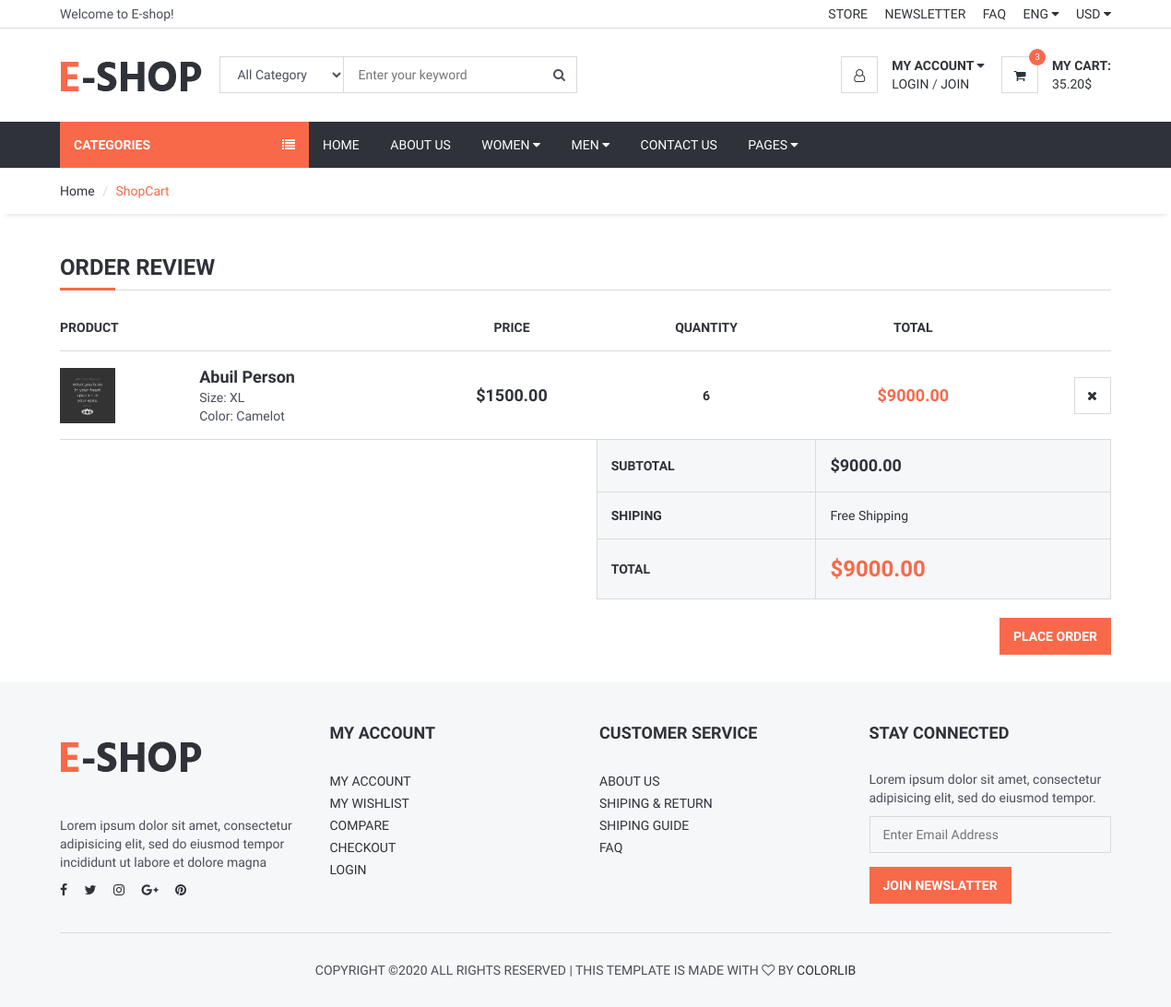
Before: /order/shopcart (signed in) with the older database file.
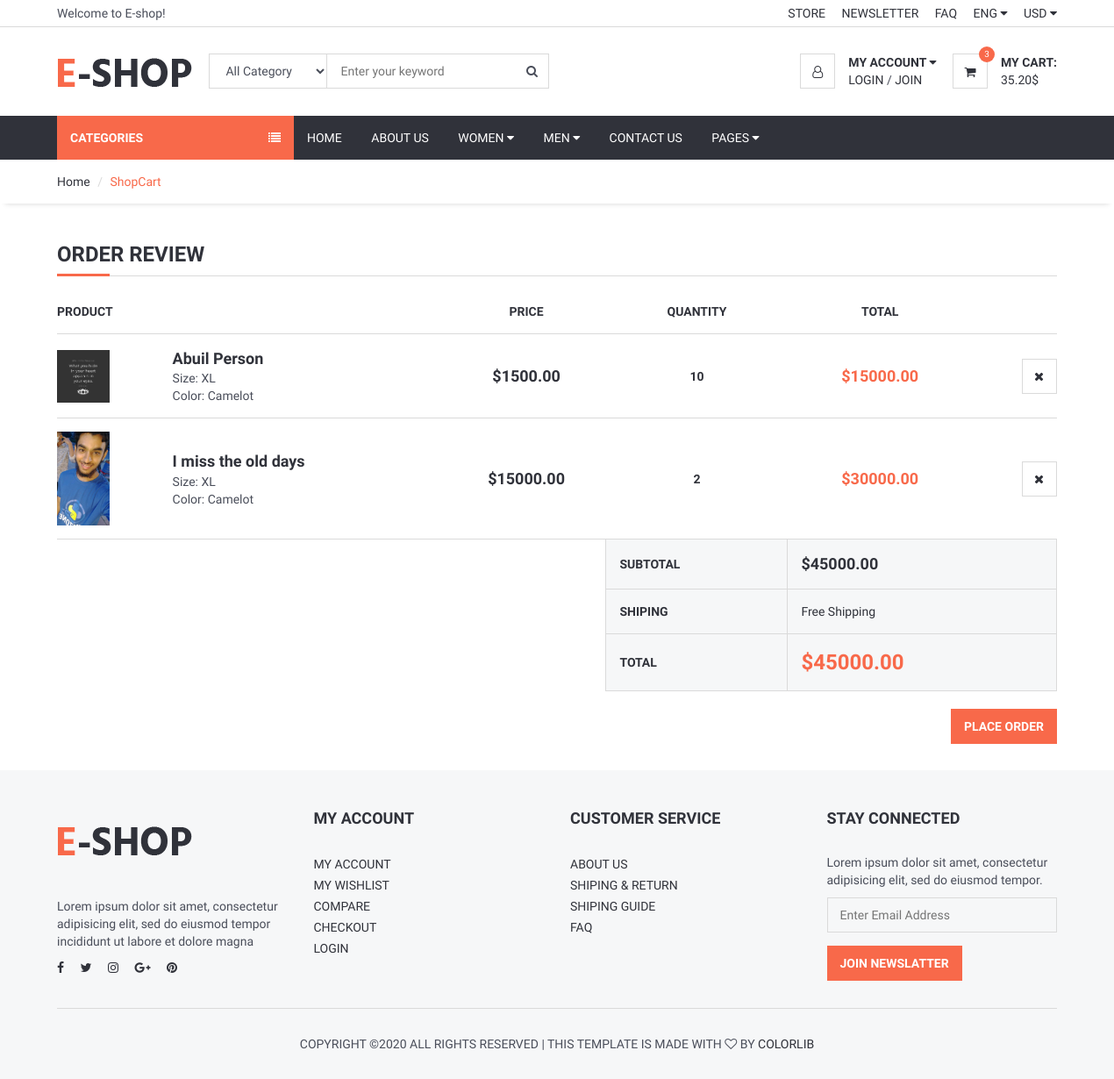
After: the same page with the newer database file.
### order/models.py (models this page shows, shortened)
class ShopCart(models.Model):
    user = models.ForeignKey(User, on_delete=models.SET_NULL, null=True)
    product = models.ForeignKey(Product , on_delete=models.SET_NULL, null=True)
    quantity = models.IntegerField()
    @property
    def amount(self):
        return (self.quantity * self.product.price)

### product/models.py (models this page shows, shortened)
class Product(models.Model):
    STATUS = (
        ('True', 'True'),
        ('False', 'False'),
    )
    title = models.CharField(max_length=150)
    keywords = models.CharField(max_length=200)
    category = models.ForeignKey(Category , on_delete=models.CASCADE)
    description = models.TextField()
    image = models.ImageField(upload_to='product_image/')
    price = models.DecimalField(max_digits=12, decimal_places=2)
    amount = models.IntegerField()
    minamount=models.IntegerField()
    detail = RichTextUploadingField()
    slug = models.SlugField(null=False, unique=True)
    status = models.CharField(max_length=5,choices=STATUS)
    create_at = models.DateTimeField(auto_now_add=True)
    update_at = models.DateTimeField(auto_now=True)
    def image_tag(self):
        return mark_safe('<img src="{}" height="50"/>'.format(self.image.url))
    image_tag.short_description = 'Image'

### order/views.py (the view)
# urls.py: path('shopcart', shopcart, name='shopcart'),
@login_required
def shopcart(request):
    category = Category.objects.all()
    current_user = request.user
    shopcart = ShopCart.objects.filter(user_id=current_user.id)
    total = 0
    for rs in shopcart:
        total += rs.product.price * rs.quantity
    context = { 'category': category, 'shopcart': shopcart, 'total': total}
    return render(request, 'shopcart_products.html', context)

### order/templates/shopcart_products.html (shortened to what this page needs)
{% extends 'homebase.html' %}
{% block sidebar %} {% include 'sidebar.html' %} {% endblock %}
{% block body %}
	<div id="breadcrumb">
		<div class="container">
			<ul class="breadcrumb">
                <li><a href="{% url 'index' %}">Home</a></li>
                <li class="active">ShopCart</li>
			</ul>
		</div>
	</div>
	<div class="section">
		<div class="container">
			<div class="row">
				<div class="col-md-12">
					<div class="order-summary clearfix">
						<div class="section-title">
							<h3 class="title">Order Review</h3>
						</div>
						<table class="shopping-cart-table table">
							<thead>
								<tr>
									<th>Product</th>
									<th></th>
									<th class="text-center">Price</th>
									<th class="text-center">Quantity</th>
									<th class="text-center">Total</th>
									<th class="text-right"></th>
								</tr>
							</thead>
							<tbody>
								{% for item in shopcart %}
								<tr>
									<td class="thumb"><img src="{{ item.product.image.url }}" alt=""></td>
									<td class="details">
										<a href="/product/{{ item.product.id }}/{{ item.product.slug }}">{{ item.product.title }}</a>
										<ul>
											<li><span>Size: XL</span></li>
											<li><span>Color: Camelot</span></li>
										</ul>
									</td>
									<td class="price text-center"><strong>${{  item.product.price }}</strong></td>
									<td class="qty text-center"><strong>{{  item.quantity }}</strong></td>
									<td class="total text-center"><strong class="primary-color">${{ item.amount }}</strong></td>
									<td class="text-right"><a href="/order/delete_from_shopcart/{{ item.id }}" onclick="return confirm('Delete ! Are you sure?')" class="main-btn icon-btn"><i class="fa fa-close"></i></a></td>
								</tr>
								{% endfor %}
							</tbody>
							<tfoot>
								<tr>
									<th class="empty" colspan="3"></th>
									<th>SUBTOTAL</th>
									<th colspan="2" class="sub-total">${{ total }}</th>
								</tr>
								<tr>
									<th class="empty" colspan="3"></th>
									<th>SHIPING</th>
									<td colspan="2">Free Shipping</td>
								</tr>
								<tr>
									<th class="empty" colspan="3"></th>
									<th>TOTAL</th>
									<th colspan="2" class="total">${{ total }}</th>
								</tr>
							</tfoot>
						</table>
						<div class="pull-right">
							<button class="primary-btn">Place Order</button>
						</div>
					</div>
				</div>
			</div>
		</div>
	</div>
{% endblock  %}

Changed rows visible on the page:
changed ShopCart "Abuil Person": quantity "6" → "10"; amount "9000.00" → "15000.00"
added ShopCart: product.image (picture), product "I miss the old days", product.price "15000.00", quantity "2", amount "30000.00"
Other visible differences:
{{ total }}: "9000.00" → "45000.00"
